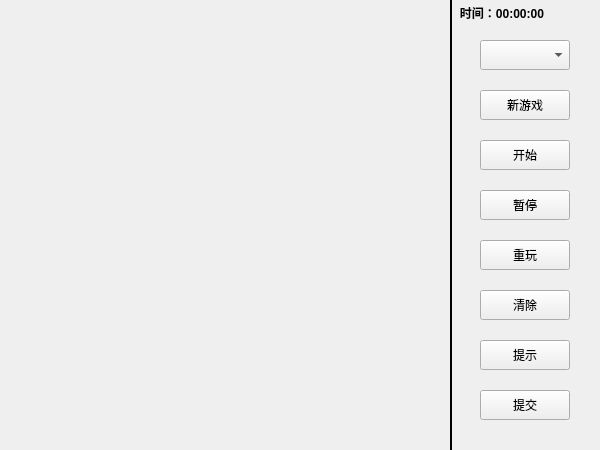
<?xml version="1.0" encoding="UTF-8"?>
<ui version="4.0">
 <class>MainWindow</class>
 <widget class="QMainWindow" name="MainWindow">
  <property name="geometry">
   <rect>
    <x>0</x>
    <y>0</y>
    <width>600</width>
    <height>450</height>
   </rect>
  </property>
  <property name="minimumSize">
   <size>
    <width>600</width>
    <height>450</height>
   </size>
  </property>
  <property name="maximumSize">
   <size>
    <width>600</width>
    <height>450</height>
   </size>
  </property>
  <property name="sizeIncrement">
   <size>
    <width>600</width>
    <height>450</height>
   </size>
  </property>
  <property name="baseSize">
   <size>
    <width>600</width>
    <height>450</height>
   </size>
  </property>
  <property name="windowTitle">
   <string>数独</string>
  </property>
  <property name="windowIcon">
   <iconset resource="res.qrc">
    <normaloff>:/resources/dP.png</normaloff>:/resources/dP.png</iconset>
  </property>
  <property name="styleSheet">
   <string notr="true"/>
  </property>
  <widget class="QWidget" name="centralwidget">
   <widget class="Line" name="line">
    <property name="geometry">
     <rect>
      <x>450</x>
      <y>0</y>
      <width>2</width>
      <height>450</height>
     </rect>
    </property>
    <property name="minimumSize">
     <size>
      <width>2</width>
      <height>450</height>
     </size>
    </property>
    <property name="maximumSize">
     <size>
      <width>2</width>
      <height>450</height>
     </size>
    </property>
    <property name="sizeIncrement">
     <size>
      <width>2</width>
      <height>450</height>
     </size>
    </property>
    <property name="baseSize">
     <size>
      <width>2</width>
      <height>450</height>
     </size>
    </property>
    <property name="layoutDirection">
     <enum>Qt::LeftToRight</enum>
    </property>
    <property name="styleSheet">
     <string notr="true">background-color: rgb(0, 0, 0);</string>
    </property>
    <property name="orientation">
     <enum>Qt::Vertical</enum>
    </property>
   </widget>
   <widget class="QWidget" name="widget" native="true">
    <property name="geometry">
     <rect>
      <x>450</x>
      <y>0</y>
      <width>148</width>
      <height>500</height>
     </rect>
    </property>
    <property name="minimumSize">
     <size>
      <width>148</width>
      <height>500</height>
     </size>
    </property>
    <property name="maximumSize">
     <size>
      <width>148</width>
      <height>500</height>
     </size>
    </property>
    <property name="sizeIncrement">
     <size>
      <width>148</width>
      <height>500</height>
     </size>
    </property>
    <property name="baseSize">
     <size>
      <width>148</width>
      <height>500</height>
     </size>
    </property>
    <widget class="QLabel" name="label">
     <property name="geometry">
      <rect>
       <x>0</x>
       <y>0</y>
       <width>148</width>
       <height>25</height>
      </rect>
     </property>
     <property name="font">
      <font>
       <weight>75</weight>
       <italic>false</italic>
       <bold>true</bold>
       <underline>false</underline>
      </font>
     </property>
     <property name="text">
      <string>   时间：00:00:00</string>
     </property>
    </widget>
    <widget class="QComboBox" name="comboBox">
     <property name="geometry">
      <rect>
       <x>30</x>
       <y>40</y>
       <width>90</width>
       <height>30</height>
      </rect>
     </property>
    </widget>
    <widget class="QPushButton" name="pushButton_2">
     <property name="geometry">
      <rect>
       <x>30</x>
       <y>90</y>
       <width>90</width>
       <height>30</height>
      </rect>
     </property>
     <property name="text">
      <string>新游戏</string>
     </property>
    </widget>
    <widget class="QPushButton" name="pushButton">
     <property name="geometry">
      <rect>
       <x>30</x>
       <y>140</y>
       <width>90</width>
       <height>30</height>
      </rect>
     </property>
     <property name="styleSheet">
      <string notr="true"/>
     </property>
     <property name="text">
      <string>开始</string>
     </property>
    </widget>
    <widget class="QPushButton" name="pushButton_3">
     <property name="geometry">
      <rect>
       <x>30</x>
       <y>190</y>
       <width>90</width>
       <height>30</height>
      </rect>
     </property>
     <property name="text">
      <string>暂停</string>
     </property>
    </widget>
    <widget class="QPushButton" name="pushButton_7">
     <property name="geometry">
      <rect>
       <x>30</x>
       <y>240</y>
       <width>90</width>
       <height>30</height>
      </rect>
     </property>
     <property name="text">
      <string>重玩</string>
     </property>
    </widget>
    <widget class="QPushButton" name="pushButton_4">
     <property name="geometry">
      <rect>
       <x>30</x>
       <y>290</y>
       <width>90</width>
       <height>30</height>
      </rect>
     </property>
     <property name="styleSheet">
      <string notr="true"/>
     </property>
     <property name="text">
      <string>清除</string>
     </property>
    </widget>
    <widget class="QPushButton" name="pushButton_5">
     <property name="geometry">
      <rect>
       <x>30</x>
       <y>340</y>
       <width>90</width>
       <height>30</height>
      </rect>
     </property>
     <property name="text">
      <string>提示</string>
     </property>
    </widget>
    <widget class="QPushButton" name="pushButton_6">
     <property name="geometry">
      <rect>
       <x>30</x>
       <y>390</y>
       <width>90</width>
       <height>30</height>
      </rect>
     </property>
     <property name="text">
      <string>提交</string>
     </property>
    </widget>
   </widget>
  </widget>
 </widget>
 <resources>
  <include location="res.qrc"/>
 </resources>
 <connections/>
</ui>
